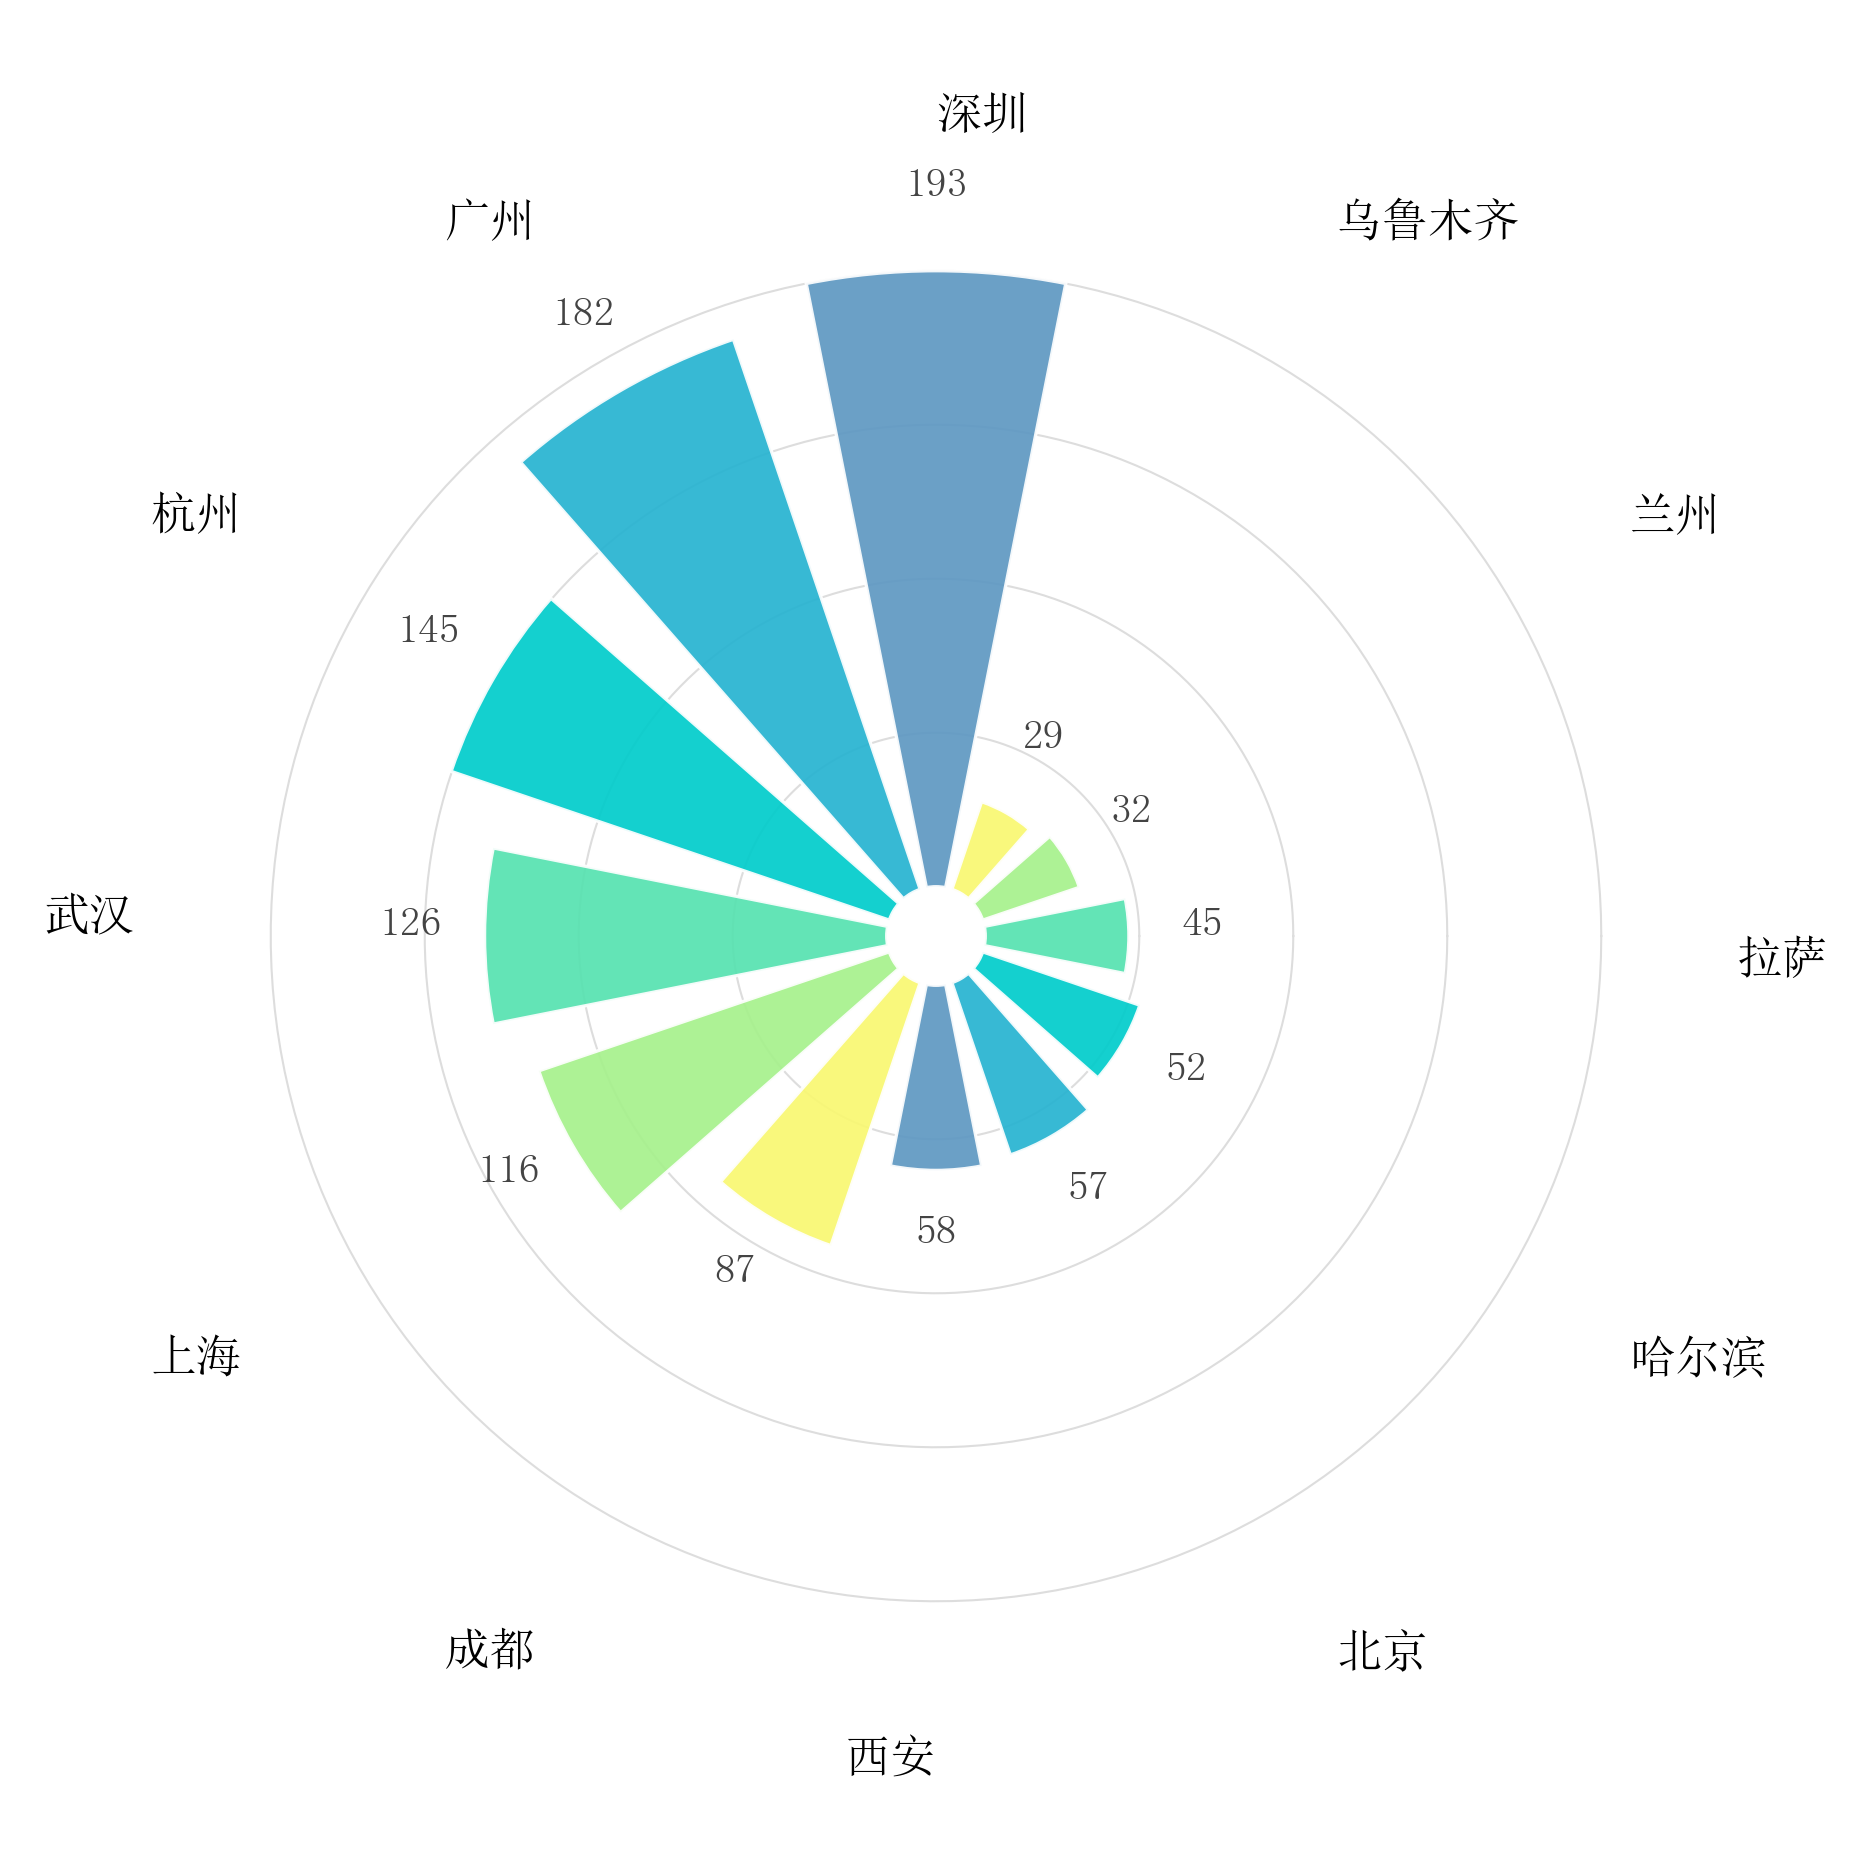

Write Python code to recreate this figure.
"""
40_circular_barplot.py — 环形条形图

展示 plot_circular_barplot()：12 个城市年降雨量（cm）环形排名。
条形围绕圆周排列，长度编码数值，外圈水平标签易读。
"""

import numpy as np
import sciplot as sp

# ── 数据 ──────────────────────────────────────────────────────
cities = ["上海", "广州", "深圳", "成都", "杭州", "武汉",
          "北京", "西安", "兰州", "乌鲁木齐", "拉萨", "哈尔滨"]
rainfall = np.array([116.0, 182.0, 193.0, 87.0, 145.0, 126.0,
                     57.0, 58.0, 32.0, 29.0, 45.0, 52.0])

# ── 绘图 ──────────────────────────────────────────────────────
sp.setup_style("presentation", "ocean", lang="zh")

fig, ax = sp.plot_circular_barplot(
    cities,
    rainfall,
    sort=True,
    show_values=True,
    fmt=".0f",
    palette="ocean",
)

# ── 保存 ──────────────────────────────────────────────────────
sp.save(fig, "showcase/40_circular_barplot", formats=("png",), dpi=300)
